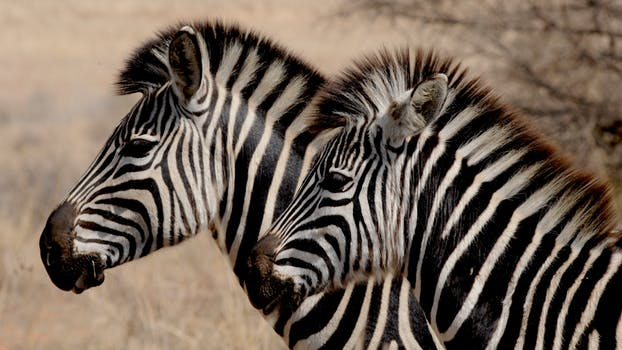
#> input picture resources/zebras.jpg, 622 x 350 px
$ jupyter execute Eggl_k12102678_Assignment-1-Image-Processing-Basics.ipynb
#> lines starting #> are read from the running program, lines starting #| are printed output that depends on the picture
|First Name     |Last Name    |MtkNr.      |Due Date  |
|:-------------:|:-----------:|:----------:|:--------:|
| Jakob    | Eggl  |12102678     | 11.11.2024, 16:00

<h1 style="color:rgb(150,100,10)">Computer Vision Course</h1>
<h2 style="color:rgb(150,100,10)">Assignment 1 – Image Processing Basics </h2>

<b>Authors:</b> O. Bimber, M. Abbass<br>
<b>Date:</b> 10-08-2024

<b>This file is part of the "Computer Vision Course 2024W" UE material.</b>

<h2 style="color:rgb(150,100,10)">Table of Contents</h2>
<ol>
    <a style="color:rgb(150,100,10)" href="#Low-pass-filtering"><li style="font-size:large;font-weight:bold">Low-pass filtering</li></a>
    <ol style="margin-bottom:15px">
        <a style="color:rgb(150,100,10)" href="#Apply-low-pass-filtering-in-the-spatial-domain"><li style="font-size:medium">Apply low-pass filtering in the spatial domain</li></a>
        <a style="color:rgb(150,100,10)" href="#Apply-low-pass-filtering-in-the-frequency-domain"><li style="font-size:medium">Apply low-pass filtering in the frequency domain</li></a>
    </ol>
    <a style="color:rgb(150,100,10)" href="#High-pass-filtering"><li style="font-size:large;font-weight:bold">High-pass filtering</li></a>
    <ol style="margin-bottom:15px">
        <a style="color:rgb(150,100,10)" href="#Apply-high-pass-filter-using-Laplacian"><li style="font-size:medium">Apply a high-pass filter using the Laplacian operator</li></a>
        <a style="color:rgb(150,100,10)" href="#Apply-high-pass-filter-using-image-subtraction"><li style="font-size:medium">Apply a high-pass filter using image subtraction</li></a>
    </ol>
    <a style="color:rgb(150,100,10)" href="#Deconvolution"><li style="font-size:large;font-weight:bold">Deconvolution</li></a>
    <ol style="margin-bottom:15px">
        <a style="color:rgb(150,100,10)" href="#Apply-deconvolution-as-division-in-frequency-domain"><li style="font-size:medium">Apply deconvolution by performing division in the frequency domain</li></a>
        <a style="color:rgb(150,100,10)" href="#Apply-deconvolution-with-Richardson-Lucy"><li style="font-size:medium">Apply deconvolution using the Richardson-Lucy algorithm</li></a>
    </ol>
</ol>

<h1 style="color:rgb(255,0,0)">Important Note</h1>
<b>In this assignment, you can use the default parameters in any built-in function unless specified otherwise</b>.

<b>All cells must be evaluated, and any unevaluated cell may lead to a loss of points, regardless of the correctness of the code.</b>

[cell 1]
# Import all packages needed in this notebook.
import numpy as np
import cv2 as cv
from matplotlib import pyplot as plt
from scipy.ndimage import convolve
from skimage import restoration
import os

if not os.path.exists('resources'): raise TypeError("Please create the resources folder and include all required files")

<a name="Low-pass-filtering"></a><h2> Low-pass filtering</h2>
In this asignment, we focus on one image, which is <i><b>zebras</b><i>, provided in the <i><b>resources</b><i> folder. We will now read the <i><b>zebras</b><i> image and then convert it to a grayscale image using the provided function <i><b>read_convert_Img</b><i>.

[cell 2]
def read_convert_Img(input_img):
#> called with input_img = 'resources/zebras.jpg'
    if type(input_img) != str:
        raise ValueError("input must be string)")
    img_Orig = cv.imread(input_img)
#> img_Orig is the input picture: shape (350, 622, 3); mean B, G, R 88.7, 101.3, 116
    if img_Orig.ndim != 3:
        raise ValueError("input image must have 3 channels)")
    img_Gray = np.mean(img_Orig, axis=2)
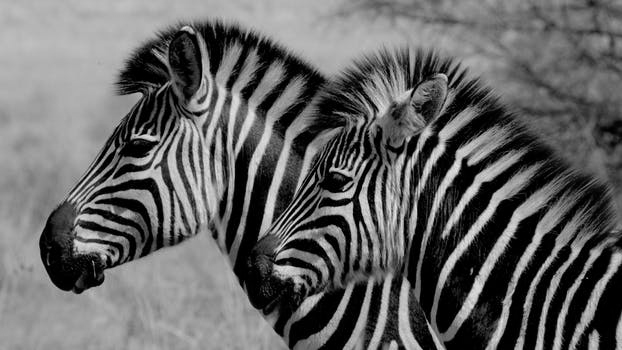
#> img_Gray: shape (350, 622) float64; min 0, max 234.3, mean 102
    return img_Gray

[cell 3]
img_Gray_Orig = read_convert_Img("resources/zebras.jpg")/255.0

plt.imshow(img_Gray_Orig, cmap='gray')
plt.title('Original grayscale image')
plt.show()

<a name="Apply-low-pass-filtering-in-the-spatial-domain"></a><h3>Apply low-pass filtering in the spatial domain</h3>

<b>Exercise 1.1. [8 Points]</b>

<b>Goal:</b> After reading the input image, we will define a Gaussian low-pass filter. Our goal is to filter out the high-frequency components. Therefore, we will apply the convolution operation between the input image and the defined Gaussian low-pass filter in the <i><b>spatial domain</b></i>. To clearly observe the effect of the low-pass filter, we will apply the convolution operation <i><b>sequentially several times</b></i>.

<b>Task</b>
<ul>
<li>Define the following Gaussian filter, as shown in the formula below, in a <i><b>NumPy</b><i> array.</li>
<li>Apply this filter on the grayscale <i><b>zebras</b><i> image from above to compute the convolution operation. <b>Repeat this operation <i>5</i> times sequentially, using the output from each step as the input for the next convolution</b> while keeping the kernel the same</b>.</li>
<li>Display both images: the original image, and the final resulting image after running all the convolution steps.</li>
</ul>
<p>

\begin{equation}
h_1 = \left(
\begin{array}{rrr}
    1/16 & 1/8 & 1/16 \\
    1/8 & 1/4 & 1/8 \\
    1/16 & 1/8 & 1/16
\end{array}\right)
\end{equation}

</p>

<b>Hint</b>
<ul>
<li>Use the function <i><b>convolve</b><i> from <i><b>scipy.ndimage</b><i> library to compute the convolution operation.</li>
<li>You can use the <i><b>constant</b><i> mode for the convolution.</li>
</ul>

[cell 4]
# The code goes here

h1 = 1/16 * np.array([[1, 2, 1],[2, 4, 2],[1, 2, 1]])

# copy the original image
img_gray_conv = img_Gray_Orig.copy()

for i in range(5):
    img_gray_conv = convolve(img_gray_conv, h1, mode='constant')
#> this loop made 5 passes
#> pass 2, `img_gray_conv = convolve(img_gray_conv, h1, mode='constant')`:
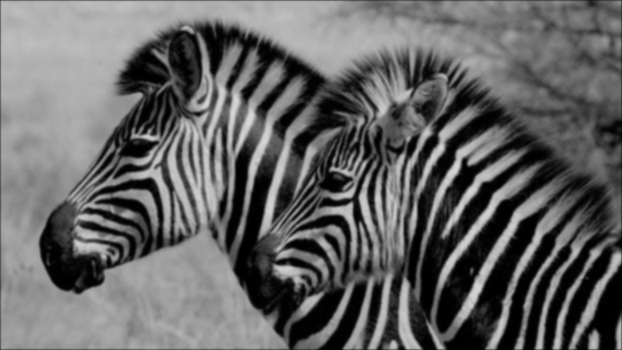
#> img_gray_conv: shape (350, 622) float64; min 0, max 0.854, mean 0.398

plt.figure(figsize=(10,5))
plt.subplot(1,2,1)
plt.imshow(img_Gray_Orig, cmap='gray')
plt.title('Original grayscale image')
plt.subplot(1,2,2)
plt.imshow(img_gray_conv, cmap='gray')
plt.title('Blurred image')
plt.show()
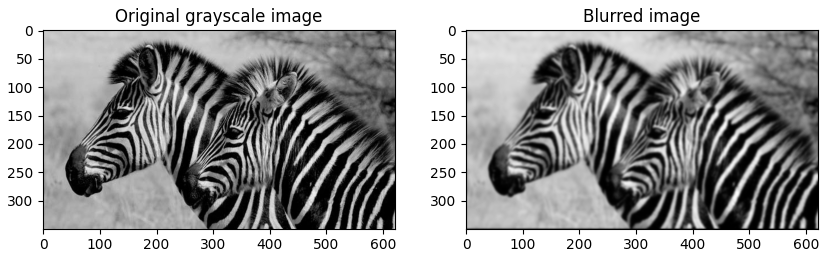
#> figure drawn by matplotlib, 2 panels

<a name="Apply-low-pass-filtering-in-the-frequency-domain"></a><h3>Apply low-pass filtering in the frequency domain</h3>

<b>Exercise 1.2. [5 Points]</b>

<b>Goal:</b> After computing the filtered image in the spatial domain, let's compute the filtered image in the frequency domain.

<b>Task</b>
<ul>
<li>Utilize the Fourier transform to convert the original input grayscale <i><b>zebras</b><i> image from the spatial domain to the frequency domain.</li>
<li>Shift (centre) all frequency components around zero.</li>
<li>Create a Gaussian filter in the frequency domain with a cutoff frequency of <b>40</b>.</li>
</ul>

<b>Hint</b>
<ul>
<li>Use the functions <i><b>fft2</b><i> and <i><b>fftshift</b><i> from the NumPy library to compute the frequency components and center all frequency components around zero, respectively.</li>
<li>Use the function <i><b>create_Gaussian</b><i> to create the Gaussian filter in the frequency domain.</li>
<li>The shape of the <i><b>created Gaussian filter</b><i> should be the same as the shape of the grayscale image <i>zebras<i>.</li>
</ul>

[cell 5]
def create_Gaussian(h :int, w: int, cutoff : int ):
    H = np.zeros((h,w), dtype=np.float32)
    for u in range(h):
        for v in range(w):
            D = np.sqrt((u-h/2)**2 + (v-w/2)**2)
            H[u,v] = np.exp(-D**2/(2*cutoff*cutoff))
    return H

[cell 6]
# The code goes here

unshifted_img_freq_domain = np.fft.fft2(img_Gray_Orig)

shifted_img_freq_domain = np.fft.fftshift(unshifted_img_freq_domain)

h, w = img_Gray_Orig.shape

gaussian_filter_12 = create_Gaussian(h, w, 40)
#> after the loop in create_Gaussian, `for u in range(h):`:
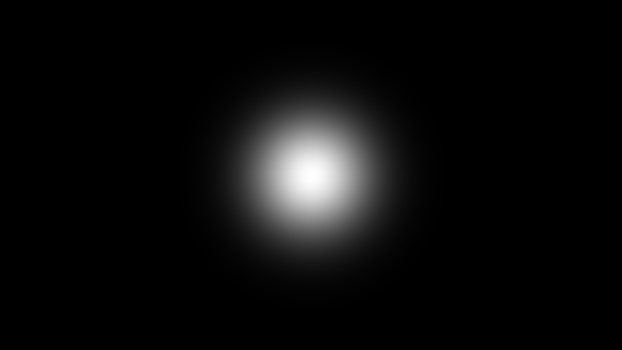
#> H: shape (350, 622) float32; min 5.21e-18, max 1, mean 0.0462

<b>Exercise 1.3. [5 Points]</b>

<b>Goal:</b > Our goal is to compute the filtered image by multiplying the spectrum of the input image with the spectrum of the Gaussian filter we created.

<b>Task</b>
<ul>
<li>Compute the multiplication between the spectrum of <i><b>zebras</b><i> image and the spectrum of the Gaussian filter you created.</li>
</ul>

[cell 7]
# The code goes here

img_freq_domain_filtered = np.multiply(shifted_img_freq_domain, gaussian_filter_12) # pointwise multiplication

<b>Exercise 1.4. [6 Points]</b>

<b>Goal:</b> In this exercise, we aim to demonstrate the effect of low-pass filtering in the frequency domain by presenting all relevant results.

<b>Task</b>
<ul>
<li>Display the spectrum of the <i>(zebras)<i> image <b>before centering the components at zero</b>.</li>
<li>Display the spectrum of the <i>(zebras)<i> image <b>after centering the components at zero</b>.</li>
<li>Display the spectrum of the created Gaussian filter.</li>
<li>Display the result of the multiplication from <b>Exercise 1.3</b>.</li>
<li><span style="color:red">To draw the spectrum, you need to calculate the absolute value, followed by the <b>natural logarithm</b></span>.</li>
</ul>

[cell 8]
# The code goes here

# >>Here I used a ln(eps+|x|) in order to make the image more visible and start from 0<<

plt.figure(figsize=(15,5))

eps=0.01 # to avoid negative numbers

plt.subplot(1,4,1)
plt.imshow(np.log(eps+np.abs(unshifted_img_freq_domain)), cmap='gray')
plt.title('Original image spectrum')
plt.colorbar()

plt.subplot(1,4,2)
plt.imshow(np.log(eps+np.abs(shifted_img_freq_domain)), cmap='gray')
plt.title('Shifted image spectrum')
plt.colorbar()

plt.subplot(1,4,3)
plt.imshow(gaussian_filter_12, cmap='gray')
plt.title('Gaussian filter')
plt.colorbar()

plt.subplot(1,4,4)
plt.imshow(np.log(eps+np.abs(img_freq_domain_filtered)), cmap='gray')
plt.title('Filtered image spectrum')
plt.colorbar()

plt.show()
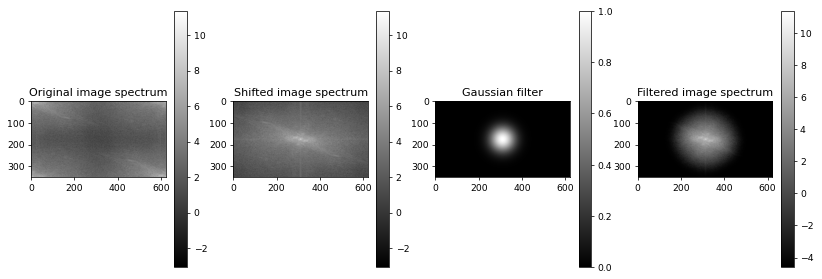
#> figure drawn by matplotlib, 8 panels

<b>Exercise 1.5. [5 Points]</b>

<b>Goal:</b> We need to display the filtered image in the spatial domain. Therefore, let's convert the spectrum back to the spatial domain.

<b>Task</b>
<ul>
<li>Compute the inverse Fourier transformation of <i><b>Exercise 1.3.</b><i> to transform the spectrum to the spatial domain.</li>
<li>Display the resulting image.</li>
</ul>

<b>Hint</b>
<ul>
<li>Use the function <i><b>ifftshift</b><i> to move all values back to their original locations.</li>
<li>Use the function <i><b>ifft2</b><i> to compute the spatial components from the spectrum.</li>
</ul>

[cell 9]
# The code goes here

spatial_image = np.abs(np.fft.ifft2(np.fft.ifftshift(img_freq_domain_filtered)))
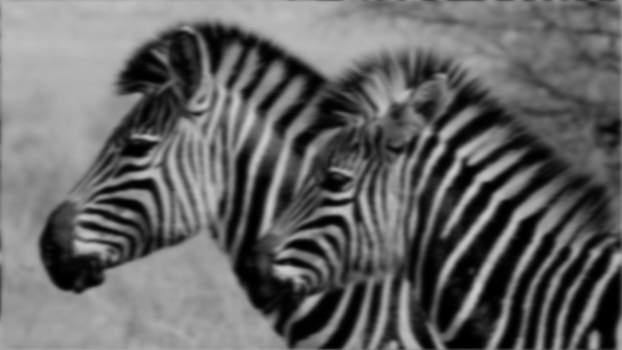
#> spatial_image: shape (350, 622) float64; min 0.000233, max 0.799, mean 0.4

plt.figure(figsize=(10,5))
plt.subplot(1,2,1)
plt.imshow(img_Gray_Orig, cmap='gray')
plt.title('Original grayscale image')
plt.subplot(1,2,2)
plt.imshow(spatial_image, cmap='gray')
plt.title('Filtered image')
plt.show()

<b>Exercise 1.6. [5 Points]</b>

<b>Goal:</b> Now, let's adjust the cutoff frequency by selecting a smaller value.

<b>Task</b>
<ul>
<li>Repeat  <b>Exercises 1.2, 1.3, 1.4, and 1.5</b> with a cutoff frequency of <b>10</b>.</li>
</ul>

[cell 10]
# The code goes here


cutoff_freq = 10


unshifted_img_freq_domain = np.fft.fft2(img_Gray_Orig)

shifted_img_freq_domain = np.fft.fftshift(unshifted_img_freq_domain)

h, w = img_Gray_Orig.shape

gaussian_filter_16 = create_Gaussian(h, w, cutoff_freq)
#> call 2 of create_Gaussian, with h = 350, w = 622, cutoff = 10
#> after the loop in create_Gaussian (call 2), `for u in range(h):`:
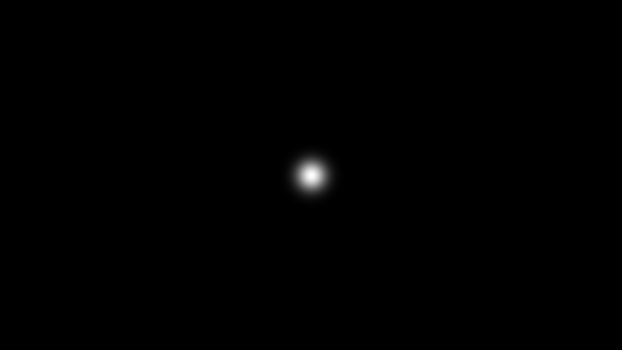
#> H: shape (350, 622) float32; min 0, max 1, mean 0.00289

img_freq_domain_filtered_new = np.multiply(shifted_img_freq_domain, gaussian_filter_16) # pointwise multiplication

plt.figure(figsize=(15,5))

eps = 0.01 # to avoid negative numbers

plt.subplot(1,4,1)
plt.imshow(np.log(eps+np.abs(unshifted_img_freq_domain)), cmap='gray')
plt.title('Original image spectrum')
plt.colorbar()

plt.subplot(1,4,2)
plt.imshow(np.log(eps+np.abs(shifted_img_freq_domain)), cmap='gray')
plt.title('Shifted image spectrum')
plt.colorbar()

plt.subplot(1,4,3)
plt.imshow(gaussian_filter_16, cmap='gray')
plt.title('Gaussian filter')
plt.colorbar()

plt.subplot(1,4,4)
plt.imshow(np.log(eps+np.abs(img_freq_domain_filtered_new)), cmap='gray')
plt.title('Filtered image spectrum')
plt.colorbar()

plt.show()

spatial_image_new = np.abs(np.fft.ifft2(np.fft.ifftshift(img_freq_domain_filtered_new)))
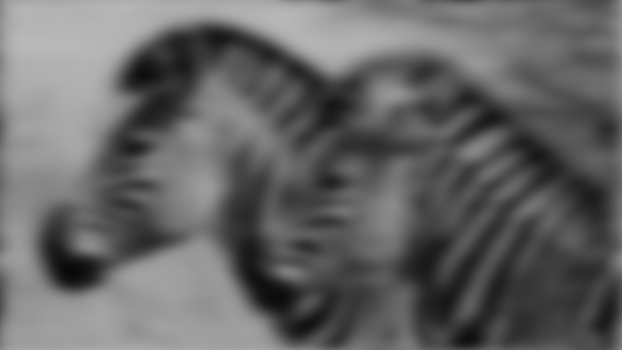
#> spatial_image_new: shape (350, 622) float64; min 0.0357, max 0.729, mean 0.4

plt.figure(figsize=(10,5))
plt.subplot(1,2,1)
plt.imshow(img_Gray_Orig, cmap='gray')
plt.title('Original grayscale image')
plt.subplot(1,2,2)
plt.imshow(spatial_image_new, cmap='gray')
plt.title('Filtered image')
plt.show()

<b>Exercise 1.7. [3 Points]</b>

<b>Goal:</b> Here, let's write our observation regarding the differences between cutoff frequency values.

<b>Question</b>
<ul>
<li>Briefly, in 2 lines, explain the difference between the results at cutoff frequencies <b>10</b>, and <b>40</b>.</li>
</ul>

The explanation goes here:

We can see, that for the smaller cutoff frequency value, we got a much more blurred image. This is because we don't allow high frequencies in that image (they get filtered out). High frequencies correspond to edges and corners which do not appear that much in the image where the cutoff was 10 instead of 40.

<b>Exercise 1.8. [3 Points]</b>

<b>Question</b>
<ul>
<li>What are the potential advantages of performing convolution in the frequency domain (i.e., multiplication) compared to convolution in the spatial domain (i.e., filtering)?</li>
</ul>

The explanation goes here:

The first advantage is that we just can perform a standard multiplication instead of a convolution. Additionally we avoid the corner cases, where we need to think of padding etc. Another advantage is that we are more efficient, as we don't need that many calculations (especially for large filters) in the frequency domain, compared to the spatial domain.

<a name="High-pass-filtering"></a><h2>High-pass filtering</h2>

<a name="Apply-high-pass-filter-using-Laplacian"></a><h3>Apply a high-pass filter using the Laplacian operator</h3>

<b>Exercise 2.1. [10 Points]</b>

<b>Goal:</b> Instead of extracting low-frequency components with a low-pass filter, we will define a high-pass Laplacian filter and apply it using convolution in the spatial domain.

<b>Task</b>
<ul>
<li>

Define the following $3 \times 3$ Laplacian filter, as shown in the formula below, in a <i><b>NumPy</b><i> array.</li>

<li>Apply this filter to the grayscale <i><b>zebras</b></i> image from above using convolution in the spatial domain.</li>
<li>Display both images: the original image, and the resulting image after the convolution step.</li>
</ul>
<p>

\begin{equation}
h_2 = \left(
    \begin{array}{rrr}
        0 & -1 & 0 \\
        -1 & 4 & -1 \\
        0 & -1 & 0
    \end{array}\right)
\end{equation}

</p>

<b>Hint</b>
<ul>
<li>Use the function <i><b>convolve</b><i> from the <i><b>scipy.ndimage</b><i> library to perform the convolution operation.</li>
</ul>

[cell 11]
# The code goes here

h2 = np.array([[0,-1,0],[-1,4,-1],[0,-1,0]])

filtered_image_high_pass = convolve(img_Gray_Orig, h2, mode='constant')
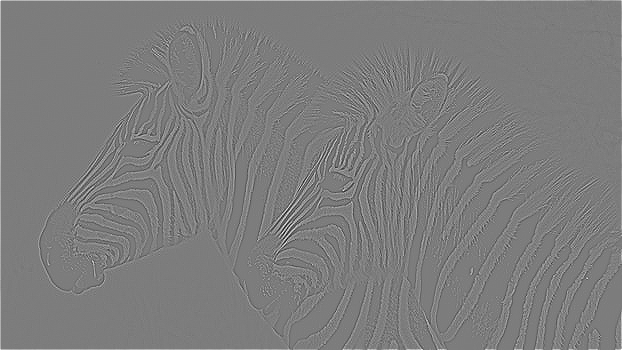
#> filtered_image_high_pass: shape (350, 622) float64; min -1.51, max 1.57, mean 0.0045; drawn with min black and max white

plt.figure(figsize=(10,5))
plt.subplot(1,2,1)
plt.imshow(img_Gray_Orig, cmap='gray')
plt.title('Original grayscale image')
plt.subplot(1,2,2)
plt.imshow(filtered_image_high_pass, cmap='gray')
plt.title('Filtered image')
plt.show()

<a name="Apply-high-pass-filter-using-image-subtraction"></a><h3>Apply a high-pass filter using image subtraction</h3>

<b>Exercise 2.2. [10 Points]</b>

<b>Goal:</b> Let's extract the high-frequency components by subtracting the Gaussian-filtered image from the original input image.

<b>Task</b>
<ul>
<li>Subtract the result of the Gaussian-filtered image in <b>Exercise 1.1</b> from the original input grayscale <i><b>zebras</b></i> image.</li>
<li>Display the result of this subtraction.</li>
</ul>

<b>Hint</b>
<ul>
<li>You can use the final result from <b>Exercise 1.1</b> after the five convolution iterations.</li>
</ul>

[cell 12]
# The code goes here

high_pass_using_difference = img_Gray_Orig - img_gray_conv
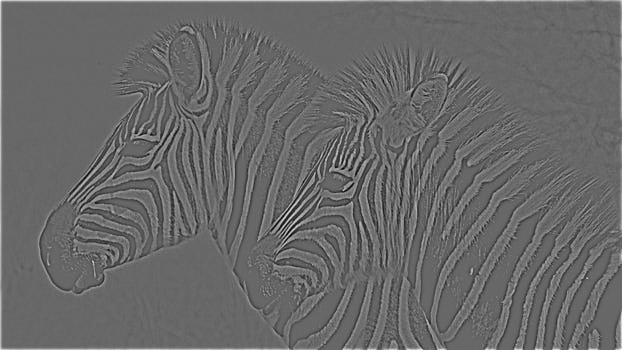
#> high_pass_using_difference: shape (350, 622) float64; min -0.424, max 0.616, mean 0.00383; drawn with min black and max white

plt.figure(figsize=(10,5))
plt.imshow(high_pass_using_difference, cmap='gray')
plt.title('High pass using subtraction')
plt.show()

<b>Exercise 2.3. [7 Points]</b>

<b>Goal:</b> Let's add the high-frequency components back to the Gaussian-filtered image from <b>Exercise 2.2</b>.

<b>Task</b>
<ul>
<li>Perform an additional operation between the result of <b>Exercise 2.2 (Subtracted image)</b> and the Gaussian-filtered image from <b>Exercise 1.1</b>.</li>
<li>Display the result of this operation.</li>
</ul>

<b>Hint</b>
<ul>
<li>You can use the final result from <b>Exercise 1.1</b> after five convolution iterations as well.</li>
</ul>

[cell 13]
# The code goes here

new_image = high_pass_using_difference + img_gray_conv
#> (the rest of the program and of its run is left out)
